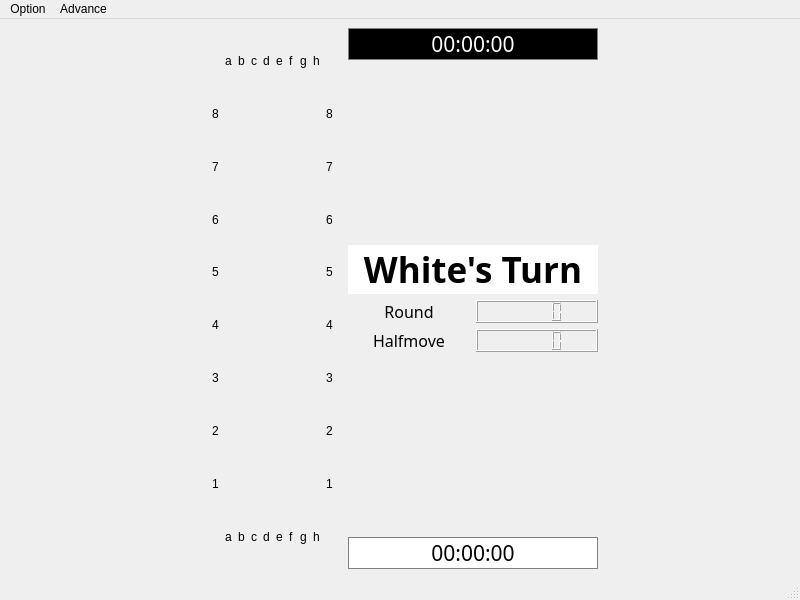
<?xml version="1.0" encoding="UTF-8"?>
<ui version="4.0">
 <class>GameMainWindow</class>
 <widget class="QMainWindow" name="GameMainWindow">
  <property name="geometry">
   <rect>
    <x>0</x>
    <y>0</y>
    <width>800</width>
    <height>600</height>
   </rect>
  </property>
  <property name="windowTitle">
   <string>MainWindow</string>
  </property>
  <widget class="QWidget" name="centralwidget">
   <layout class="QHBoxLayout" name="horizontalLayout">
    <item>
     <spacer name="horizontalSpacer">
      <property name="orientation">
       <enum>Qt::Horizontal</enum>
      </property>
      <property name="sizeHint" stdset="0">
       <size>
        <width>40</width>
        <height>20</height>
       </size>
      </property>
     </spacer>
    </item>
    <item>
     <widget class="QWidget" name="boardAndNumber" native="true">
      <property name="sizePolicy">
       <sizepolicy hsizetype="Fixed" vsizetype="Expanding">
        <horstretch>0</horstretch>
        <verstretch>0</verstretch>
       </sizepolicy>
      </property>
      <layout class="QGridLayout" name="gridLayout_2">
       <item row="0" column="1">
        <layout class="QGridLayout" name="boardLayout">
         <item row="3" column="9">
          <widget class="QLabel" name="label_30">
           <property name="text">
            <string>6</string>
           </property>
          </widget>
         </item>
         <item row="4" column="0">
          <widget class="QLabel" name="label_13">
           <property name="text">
            <string>5</string>
           </property>
          </widget>
         </item>
         <item row="6" column="9">
          <widget class="QLabel" name="label_33">
           <property name="text">
            <string>3</string>
           </property>
          </widget>
         </item>
         <item row="7" column="0">
          <widget class="QLabel" name="label_16">
           <property name="text">
            <string>2</string>
           </property>
          </widget>
         </item>
         <item row="5" column="9">
          <widget class="QLabel" name="label_32">
           <property name="text">
            <string>4</string>
           </property>
          </widget>
         </item>
         <item row="1" column="0">
          <widget class="QLabel" name="label_10">
           <property name="sizePolicy">
            <sizepolicy hsizetype="Preferred" vsizetype="Preferred">
             <horstretch>0</horstretch>
             <verstretch>0</verstretch>
            </sizepolicy>
           </property>
           <property name="text">
            <string>8</string>
           </property>
          </widget>
         </item>
         <item row="9" column="7">
          <widget class="QLabel" name="label_25">
           <property name="text">
            <string>g</string>
           </property>
          </widget>
         </item>
         <item row="1" column="9">
          <widget class="QLabel" name="label_28">
           <property name="text">
            <string>8</string>
           </property>
          </widget>
         </item>
         <item row="4" column="9">
          <widget class="QLabel" name="label_31">
           <property name="text">
            <string>5</string>
           </property>
          </widget>
         </item>
         <item row="8" column="0">
          <widget class="QLabel" name="label_17">
           <property name="text">
            <string>1</string>
           </property>
          </widget>
         </item>
         <item row="0" column="3">
          <widget class="QLabel" name="label_4">
           <property name="text">
            <string>c</string>
           </property>
          </widget>
         </item>
         <item row="2" column="0">
          <widget class="QLabel" name="label_11">
           <property name="text">
            <string>7</string>
           </property>
          </widget>
         </item>
         <item row="0" column="9">
          <widget class="QLabel" name="label_27">
           <property name="text">
            <string/>
           </property>
          </widget>
         </item>
         <item row="3" column="0">
          <widget class="QLabel" name="label_12">
           <property name="text">
            <string>6</string>
           </property>
          </widget>
         </item>
         <item row="5" column="0">
          <widget class="QLabel" name="label_14">
           <property name="text">
            <string>4</string>
           </property>
          </widget>
         </item>
         <item row="9" column="5">
          <widget class="QLabel" name="label_23">
           <property name="text">
            <string>e</string>
           </property>
          </widget>
         </item>
         <item row="9" column="6">
          <widget class="QLabel" name="label_24">
           <property name="text">
            <string>f</string>
           </property>
          </widget>
         </item>
         <item row="9" column="8">
          <widget class="QLabel" name="label_26">
           <property name="text">
            <string>h</string>
           </property>
          </widget>
         </item>
         <item row="0" column="6">
          <widget class="QLabel" name="label_7">
           <property name="text">
            <string>f</string>
           </property>
          </widget>
         </item>
         <item row="0" column="1">
          <widget class="QLabel" name="label_2">
           <property name="text">
            <string>a</string>
           </property>
          </widget>
         </item>
         <item row="0" column="7">
          <widget class="QLabel" name="label_8">
           <property name="text">
            <string>g</string>
           </property>
          </widget>
         </item>
         <item row="0" column="0">
          <widget class="QLabel" name="label">
           <property name="text">
            <string/>
           </property>
          </widget>
         </item>
         <item row="9" column="3">
          <widget class="QLabel" name="label_21">
           <property name="text">
            <string>c</string>
           </property>
          </widget>
         </item>
         <item row="0" column="4">
          <widget class="QLabel" name="label_5">
           <property name="text">
            <string>d</string>
           </property>
          </widget>
         </item>
         <item row="7" column="9">
          <widget class="QLabel" name="label_34">
           <property name="text">
            <string>2</string>
           </property>
          </widget>
         </item>
         <item row="0" column="2">
          <widget class="QLabel" name="label_3">
           <property name="text">
            <string>b</string>
           </property>
          </widget>
         </item>
         <item row="6" column="0">
          <widget class="QLabel" name="label_15">
           <property name="text">
            <string>3</string>
           </property>
          </widget>
         </item>
         <item row="9" column="4">
          <widget class="QLabel" name="label_22">
           <property name="text">
            <string>d</string>
           </property>
          </widget>
         </item>
         <item row="9" column="2">
          <widget class="QLabel" name="label_20">
           <property name="text">
            <string>b</string>
           </property>
          </widget>
         </item>
         <item row="8" column="9">
          <widget class="QLabel" name="label_35">
           <property name="text">
            <string>1</string>
           </property>
          </widget>
         </item>
         <item row="2" column="9">
          <widget class="QLabel" name="label_29">
           <property name="text">
            <string>7</string>
           </property>
          </widget>
         </item>
         <item row="9" column="1">
          <widget class="QLabel" name="label_19">
           <property name="text">
            <string>a</string>
           </property>
          </widget>
         </item>
         <item row="9" column="0">
          <widget class="QLabel" name="label_18">
           <property name="text">
            <string/>
           </property>
          </widget>
         </item>
         <item row="0" column="5">
          <widget class="QLabel" name="label_6">
           <property name="text">
            <string>e</string>
           </property>
          </widget>
         </item>
         <item row="1" column="1" rowspan="8" colspan="8">
          <widget class="ChessBoard" name="chessBoard" native="true"/>
         </item>
         <item row="0" column="8">
          <widget class="QLabel" name="label_9">
           <property name="text">
            <string>h</string>
           </property>
          </widget>
         </item>
         <item row="9" column="9">
          <widget class="QLabel" name="label_36">
           <property name="text">
            <string/>
           </property>
          </widget>
         </item>
        </layout>
       </item>
      </layout>
     </widget>
    </item>
    <item>
     <layout class="QVBoxLayout" name="verticalLayout">
      <item>
       <widget class="TimeDisplay" name="black_timeLabel">
        <property name="sizePolicy">
         <sizepolicy hsizetype="Preferred" vsizetype="Maximum">
          <horstretch>0</horstretch>
          <verstretch>0</verstretch>
         </sizepolicy>
        </property>
        <property name="font">
         <font>
          <family>Impact</family>
          <pointsize>16</pointsize>
          <italic>false</italic>
          <bold>false</bold>
         </font>
        </property>
        <property name="styleSheet">
         <string notr="true">font: 16pt &quot;Impact&quot;;
color: white;
background-color: black;
border: 1px solid grey;</string>
        </property>
        <property name="text">
         <string>00:00:00</string>
        </property>
        <property name="alignment">
         <set>Qt::AlignCenter</set>
        </property>
       </widget>
      </item>
      <item>
       <spacer name="verticalSpacer">
        <property name="orientation">
         <enum>Qt::Vertical</enum>
        </property>
        <property name="sizeHint" stdset="0">
         <size>
          <width>20</width>
          <height>40</height>
         </size>
        </property>
       </spacer>
      </item>
      <item>
       <widget class="QLabel" name="turnLabel">
        <property name="minimumSize">
         <size>
          <width>250</width>
          <height>0</height>
         </size>
        </property>
        <property name="font">
         <font>
          <family>alef</family>
          <pointsize>-1</pointsize>
          <italic>false</italic>
          <bold>true</bold>
         </font>
        </property>
        <property name="styleSheet">
         <string notr="true">background-color: white; color: black; font: bold 35px alef;</string>
        </property>
        <property name="text">
         <string>White's Turn</string>
        </property>
        <property name="alignment">
         <set>Qt::AlignCenter</set>
        </property>
       </widget>
      </item>
      <item>
       <layout class="QHBoxLayout" name="horizontalLayout_2">
        <item>
         <widget class="QLabel" name="roundLabel">
          <property name="font">
           <font>
            <family>Impact</family>
            <pointsize>12</pointsize>
           </font>
          </property>
          <property name="text">
           <string>Round</string>
          </property>
          <property name="alignment">
           <set>Qt::AlignCenter</set>
          </property>
         </widget>
        </item>
        <item>
         <widget class="QLCDNumber" name="roundLCD"/>
        </item>
       </layout>
      </item>
      <item>
       <layout class="QHBoxLayout" name="horizontalLayout_4">
        <item>
         <widget class="QLabel" name="halfmoveLabel">
          <property name="font">
           <font>
            <family>Impact</family>
            <pointsize>12</pointsize>
           </font>
          </property>
          <property name="text">
           <string>Halfmove</string>
          </property>
          <property name="alignment">
           <set>Qt::AlignCenter</set>
          </property>
         </widget>
        </item>
        <item>
         <widget class="QLCDNumber" name="halfmoveLCD"/>
        </item>
       </layout>
      </item>
      <item>
       <spacer name="verticalSpacer_2">
        <property name="orientation">
         <enum>Qt::Vertical</enum>
        </property>
        <property name="sizeHint" stdset="0">
         <size>
          <width>20</width>
          <height>40</height>
         </size>
        </property>
       </spacer>
      </item>
      <item>
       <widget class="TimeDisplay" name="white_TimeLabel">
        <property name="sizePolicy">
         <sizepolicy hsizetype="Preferred" vsizetype="Maximum">
          <horstretch>0</horstretch>
          <verstretch>0</verstretch>
         </sizepolicy>
        </property>
        <property name="font">
         <font>
          <family>Impact</family>
          <pointsize>16</pointsize>
          <italic>false</italic>
          <bold>false</bold>
         </font>
        </property>
        <property name="styleSheet">
         <string notr="true">font: 16pt &quot;Impact&quot;;
color: black;
background-color: white;
border: 1px solid grey;</string>
        </property>
        <property name="text">
         <string>00:00:00</string>
        </property>
        <property name="textFormat">
         <enum>Qt::PlainText</enum>
        </property>
        <property name="scaledContents">
         <bool>false</bool>
        </property>
        <property name="alignment">
         <set>Qt::AlignCenter</set>
        </property>
        <property name="indent">
         <number>-1</number>
        </property>
       </widget>
      </item>
     </layout>
    </item>
    <item>
     <spacer name="horizontalSpacer_2">
      <property name="orientation">
       <enum>Qt::Horizontal</enum>
      </property>
      <property name="sizeHint" stdset="0">
       <size>
        <width>40</width>
        <height>20</height>
       </size>
      </property>
     </spacer>
    </item>
   </layout>
  </widget>
  <widget class="QMenuBar" name="menubar">
   <property name="geometry">
    <rect>
     <x>0</x>
     <y>0</y>
     <width>800</width>
     <height>25</height>
    </rect>
   </property>
   <widget class="QMenu" name="menuOption">
    <property name="title">
     <string>Option</string>
    </property>
    <addaction name="actionNew_Game"/>
    <addaction name="actionPause"/>
    <addaction name="actionSurrender"/>
    <addaction name="separator"/>
    <addaction name="actionExit"/>
   </widget>
   <widget class="QMenu" name="menuAdvance">
    <property name="title">
     <string>Advance</string>
    </property>
    <addaction name="actionto_FEN"/>
   </widget>
   <addaction name="menuOption"/>
   <addaction name="menuAdvance"/>
  </widget>
  <widget class="QStatusBar" name="statusbar"/>
  <action name="actionExit">
   <property name="checkable">
    <bool>false</bool>
   </property>
   <property name="text">
    <string>Exit</string>
   </property>
  </action>
  <action name="actionNew_Game">
   <property name="text">
    <string>New Game</string>
   </property>
  </action>
  <action name="actionSurrender">
   <property name="text">
    <string>Surrender</string>
   </property>
  </action>
  <action name="actionPause">
   <property name="text">
    <string>Pause</string>
   </property>
  </action>
  <action name="actionto_FEN">
   <property name="text">
    <string>to FEN</string>
   </property>
  </action>
 </widget>
 <customwidgets>
  <customwidget>
   <class>TimeDisplay</class>
   <extends>QLabel</extends>
   <header>timedisplay.h</header>
  </customwidget>
  <customwidget>
   <class>ChessBoard</class>
   <extends>QWidget</extends>
   <header location="global">ChessBoard.h</header>
   <container>1</container>
  </customwidget>
 </customwidgets>
 <resources/>
 <connections/>
</ui>
